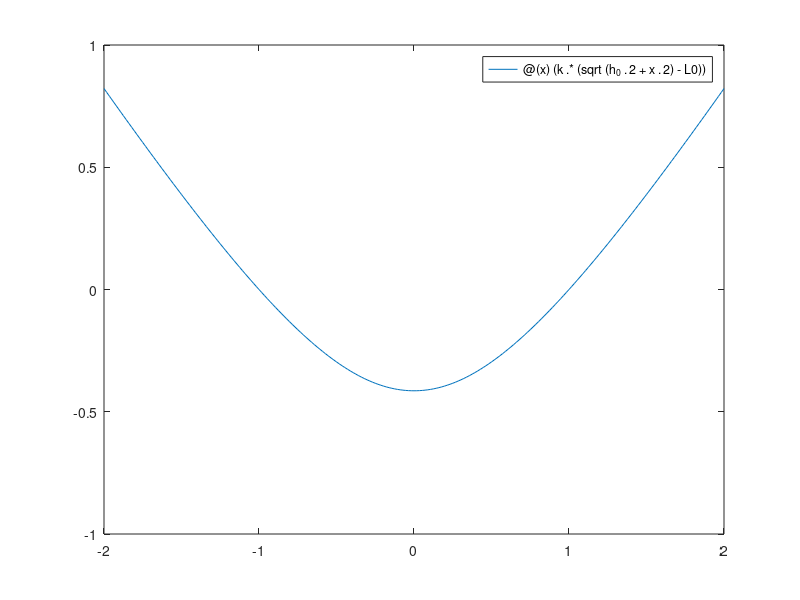

MATLAB code for this plot:
clear all;
close all;
clc;

k = 1;
h_0 = 1;
L0 = sqrt(2);

energy = @(x) (k.*(sqrt(h_0.^2 + x.^2) - L0).^2 ./2);

hold on
fplot(energy, [-2 2])
xlabel('X location')
ylabel('Energy stored in spring')
title ('Energy vs x of cart')
hold off

horizForce = @(x) (k.*(sqrt(h_0.^2 + x.^2) - L0));

fplot(horizForce, [-2 2])